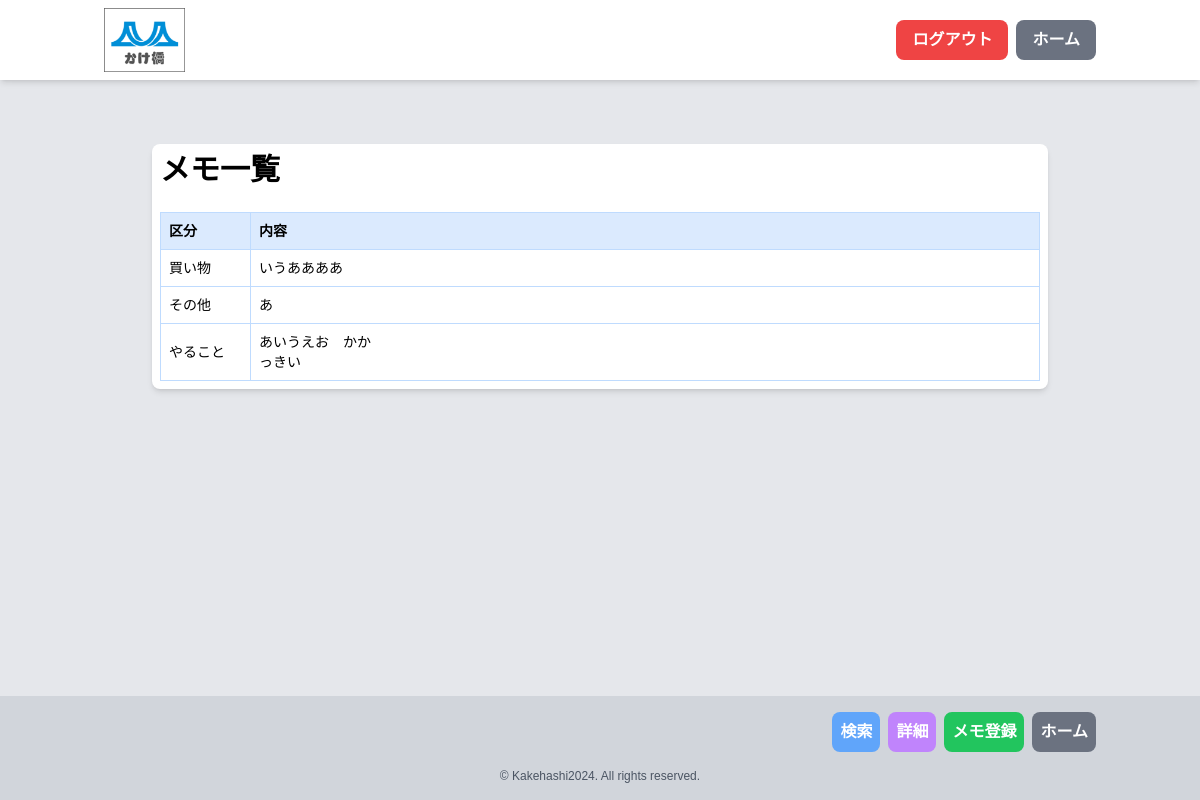
Screenshot of /memo_view.php (signed in) with the database file from the repository.
### tables this page shows
CREATE TABLE `memos` (
  `id` int(11) NOT NULL,
  `user_id` int(11) NOT NULL,
  `group_id` int(11) DEFAULT NULL,
  `category` enum('買い物','スケジュール','やること','その他') NOT NULL,
  `content` text NOT NULL,
  `is_private` tinyint(1) DEFAULT 0,
  `is_completed` tinyint(1) DEFAULT 0,
  `created_at` timestamp NOT NULL DEFAULT current_timestamp(),
  `updated_at` timestamp NOT NULL DEFAULT current_timestamp() ON UPDATE current_timestamp(),
  `importance` int(11) DEFAULT 3 COMMENT '重要度（1-5）',
  `due_date` date DEFAULT NULL COMMENT '期限日'
);

### funcs.php (called while the page is built, shortened)
<?php
function h($str) {
    return htmlspecialchars($str, ENT_QUOTES, 'UTF-8');
}

### memo_view.php (the view, shortened to what this page needs)
<?php
include("funcs.php");
$pdo = db_conn();
$user_id = $_SESSION['user_id'];
$is_admin_or_editor = ($_SESSION['role'] == 'admin' || $_SESSION['role'] == 'modify');
$query = "
    SELECT m.*, u.username as creator,
    GROUP_CONCAT(DISTINCT su.username SEPARATOR ', ') as shared_with
    FROM memos m
    JOIN users u ON m.user_id = u.id
    LEFT JOIN memo_shares ms ON m.id = ms.memo_id
    LEFT JOIN users su ON ms.user_id = su.id
    WHERE m.group_id = ? AND (m.user_id = ? OR ms.user_id = ?)
";
$params = [$_SESSION['group_id'], $user_id, $user_id];
$query .= " GROUP BY m.id ORDER BY m.due_date ASC, m.is_completed, m.id DESC";
$stmt = $pdo->prepare($query);
$status = $stmt->execute($params);
if ($status == false) {
    sql_error($stmt);
} else {
    $memos = $stmt->fetchAll(PDO::FETCH_ASSOC);
}
?>
<!DOCTYPE html>
<html lang="ja" class="h-full">
<head>
    <script src="https://cdn.tailwindcss.com"></script>
    <link rel="stylesheet" href="styles/main.css">
</head>
<body class="bg-gray-200" id="body">
    <?php include 'header0.php'; ?>
    <main class="flex-grow mb-40">
        <div class="container mx-auto mt-20 p-2 bg-white rounded-lg shadow-md max-w-4xl">
            <div class="flex flex-col sm:flex-row justify-between items-start sm:items-center mb-4 sm:mb-6">
                <h1 class="text-2xl sm:text-3xl font-bold mb-4 sm:mb-0">メモ一覧</h1>
            </div>
            <div class="overflow-x-auto memo_table">
                <table class="min-w-full border-collapse border border-blue-200">
                    <thead>
                        <tr class="bg-blue-100">
                            <th class="text-left text-xs sm:text-sm font-semibold p-2 border border-blue-200 category-column">区分</th>
                            <th class="text-left text-xs sm:text-sm font-semibold p-2 border border-blue-200">内容</th>
                        </tr>
                    </thead>
                    <tbody>
                        <?php if (count($memos) > 0) : ?>
                            <?php foreach ($memos as $memo) : ?>
                                <tr class="hover:bg-blue-50 transition-colors duration-200">
                                    <td class="text-xs sm:text-sm p-2 border border-blue-200 category-column"><?= h($memo['category']) ?></td>
                                    <td class="text-xs sm:text-sm p-2 border border-blue-200">
                                        <div class="whitespace-pre-wrap"><?= rtrim(h($memo['content'])) ?></div>
                                    </td>
                                </tr>
                            <?php endforeach; ?>
                        <?php else : ?>
                            <tr>
                                <td colspan="<?= $is_admin_or_editor ? 3 : 2 ?>" class="text-xs sm:text-sm p-2 border border-blue-200 text-center">メモがありません。</td>
                            </tr>
                        <?php endif; ?>
                    </tbody>
                </table>
            </div>
        </div>
    </main>
    <?php include 'footer_memo.php'; ?>
</body>
</html>

### styles/main.css (style rules this page uses)
body { font-family: 'Noto Sans JP', sans-serif; font-size: 18px; line-height: 1.6; }

### memo_view.php (style rules this page uses)
body { display: flex; flex-direction: column; min-height: 100vh; }
main { flex: 1 0 auto; padding-top: 64px; padding-bottom: 64px; }
.overflow-x-auto.memo_table table td:first-of-type { width: 60px; }
.category-column { width: 90px; min-width: 90px; max-width: 90px; }

### rows the page displays
memos: category "買い物", content "いうああああ"
memos: category "その他", content "あ"
memos: category "やること", content "あいうえお かか っきい"
